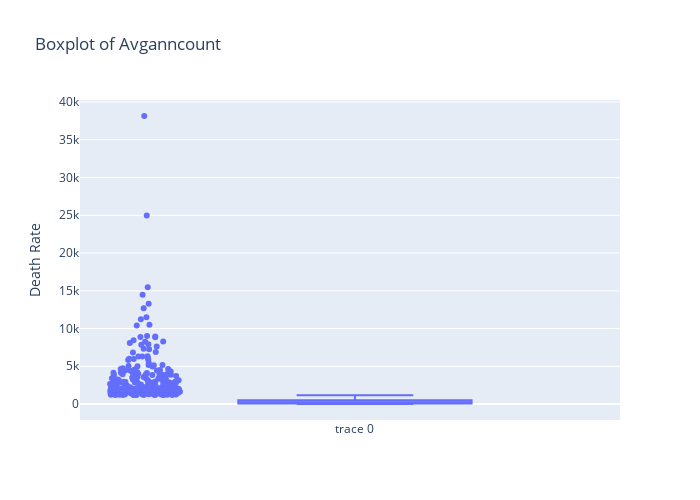

Notebook source saved alongside this figure:
### Code cell
# Analyzing avgAnnCount column

avg_ann_count_mean = data["avganncount"].mean()
avg_ann_count_std = data["avganncount"].std()
print("Mean of avgAnnCount: ",avg_ann_count_mean)
print("Standard Deviation of avgAnnCount: ",avg_ann_count_std)

# create a histor gr visualize the distribution of avgAnnCount

plt.hist(data["avganncount"],bins=30)
plt.xlabel("avgAnnCount")
plt.ylabel("Frequency")
plt.title("histogram of avgAnnCount")
plt.show()

fig = go.Figure(data=[go.Box(y=data['avganncount'],boxpoints='outliers',jitter=0.3,pointpos=-1.8)])
fig.update_layout(title='Boxplot of Avganncount',yaxis_title='Death Rate',width = 700,height=500)
fig.show()


# calculate the correlation between avgAnnCount and TARGET_deathRate
corr = data["avganncount"].corr(data["target_deathrate"])
print("Correlation between avgAnnCount and TARGET_deathRate: ",corr)

# create a scatter plto to visualize the realtinos hip between avgAnnCount and TARGET_deathRate
plt.scatter(data["avganncount"],data["target_deathrate"])
plt.xlabel("avgAnnCount")
plt.ylabel("target_deathrate")
plt.title("Scatter plot of avgAnnCount vs target_deathrate")
plt.show()

### Figure 1 — Plotly figure (JSON) as saved in the notebook; plotly's stock layout.template omitted (floating-point values rounded to 4 significant figures; data arrays with more than 128 entries replaced by an {"elided": "..."} marker saying what was removed)
{"data": [{"boxpoints": "outliers", "jitter": 0.3, "pointpos": -1.8, "type": "box", "y": {"elided": "3047 float values"}}], "layout": {"height": 500, "title": {"text": "Boxplot of Avganncount"}, "width": 700, "yaxis": {"title": {"text": "Death Rate"}}}}
